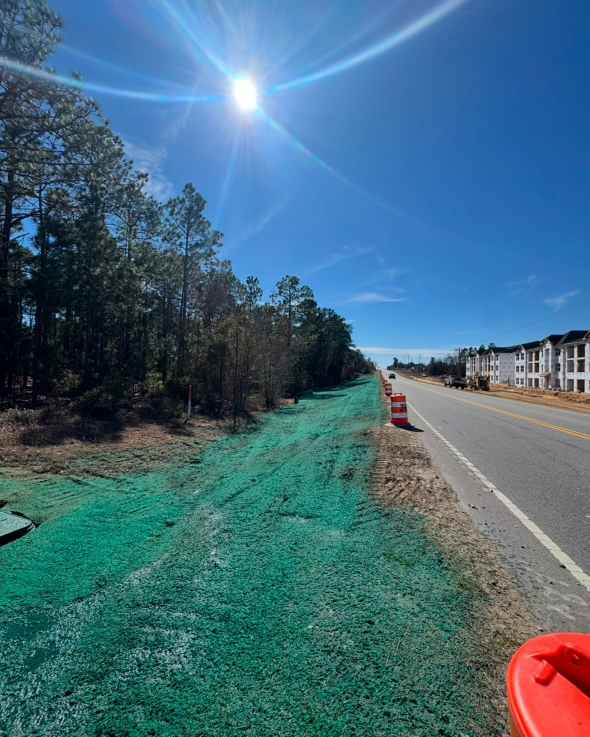
#> input picture axiom-backups/2026-11-13-comers-landscaping/originals/comers-001.jpg, 1179 x 1473 px (shown at 1/2 size)
$ python -i intake.py   (imports and definitions only)
#> lines starting #> are read from the running program, lines starting #| are printed output that depends on the picture
#!/usr/bin/env python3
"""Bulk intake for Jenny's media drop (Fence It Up demo).

usage: python3 -I tools/intake.py <zip-or-folder> [<zip-or-folder> ...]

  - Unzips each input into originals/<input-name>/ (never modified afterwards).
  - Walks every photo (jpg/jpeg/png/webp/heic/heif) and video (mp4/mov/m4v/webm).
  - Maps files to their source post when an Instagram data export is present
    (any posts_*.json / reels.json / stories.json under the export):
    post date, caption and carousel position. Camera-roll files fall back to EXIF / file date.
  - Scores photos: resolution plus sharpness (Laplacian variance on a 1024px copy).
  - Removes duplicates: perceptual hash (photos) and duration + middle-frame hash (videos);
    the highest-resolution / highest-bitrate copy wins, the others are marked dup_of.
  - Writes inventory.tsv and contact sheets in review/ (numbered tiles, so a shortlist can name them).
"""
import csv, hashlib, json, os, subprocess, sys, zipfile
from datetime import datetime, timezone
from pathlib import Path

from PIL import Image, ImageDraw, ImageFilter, ImageOps, ImageStat
import imagehash
import pillow_heif

# [1 line not run here, left out]
ROOT = Path(__file__).resolve().parent.parent
ORIG, REVIEW = ROOT / "originals", ROOT / "review"
PHOTO = {".jpg", ".jpeg", ".png", ".webp", ".heic", ".heif"}
VIDEO = {".mp4", ".mov", ".m4v", ".webm"}


# [55 lines left out: functions fix_text, unpack, post_index, not called in this run]


def photo_info(p: Path):
    im = Image.open(p)
#> im is the input picture: PIL image 1179x1473 RGB; mean R, G, B 66.5, 106.3, 124.8
    exif_date = ""
    try:
        exif_date = (im.getexif().get(306) or "")[:10].replace(":", "-")
#> exif_date = ''
    except Exception:
        pass
    im = ImageOps.exif_transpose(im).convert("RGB")
    w, h = im.size
#> w = 1179; h = 1473
    small = im.copy()
    small.thumbnail((1024, 1024))
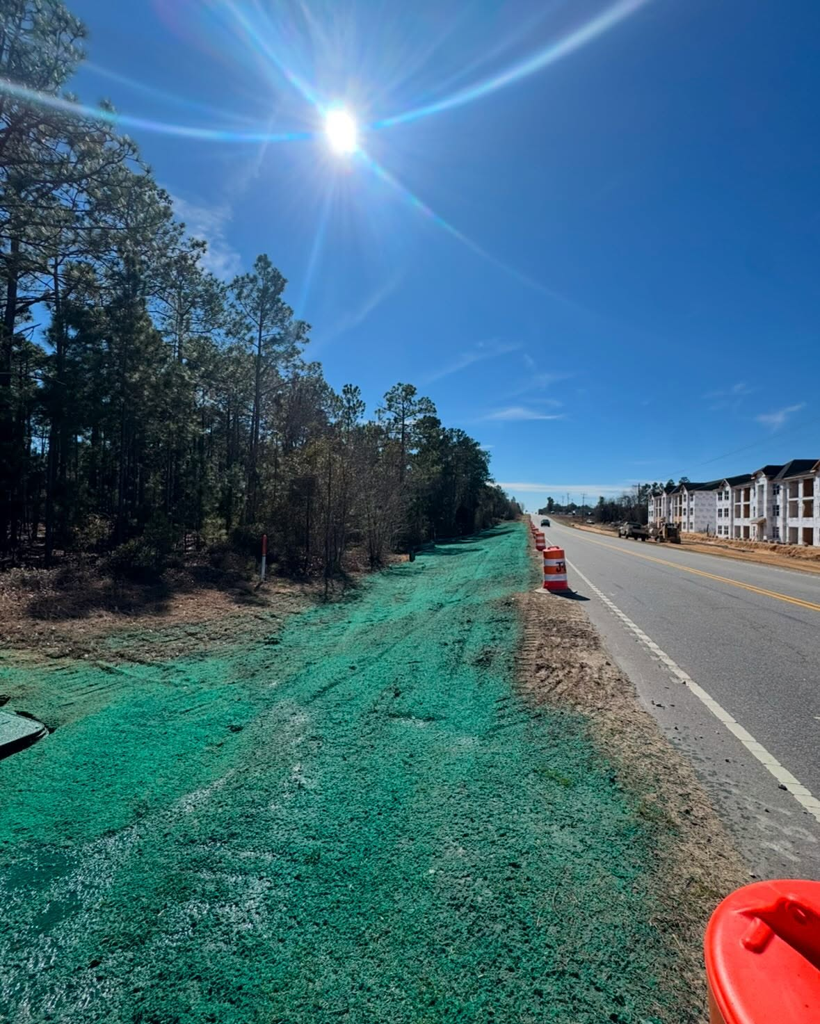
#> small: PIL image 820x1024 RGB; mean R, G, B 66.5, 106.3, 124.8
    lap = small.convert("L").filter(ImageFilter.Kernel((3, 3), [0, 1, 0, 1, -4, 1, 0, 1, 0], 1, 128))
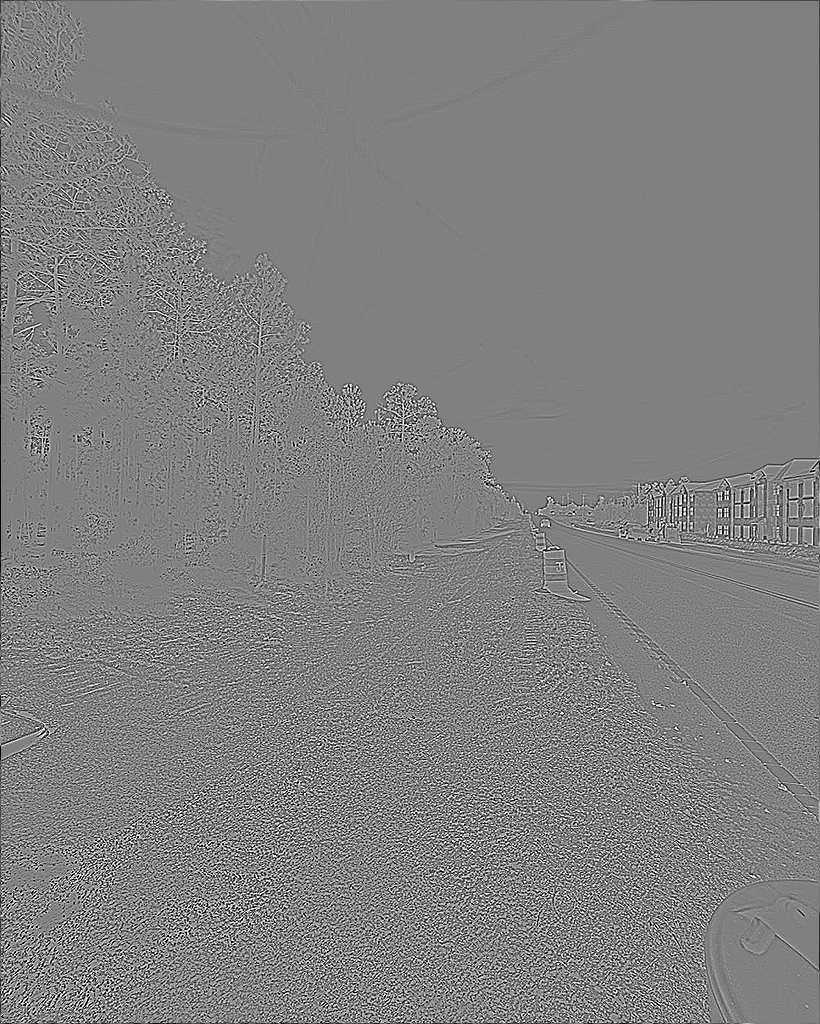
#> lap: PIL image 820x1024 L; min 0, max 255, mean 127.8
    sharp = ImageStat.Stat(lap).var[0]
#> sharp = 1235.2
    bright = ImageStat.Stat(small.convert("L")).mean[0]
#> bright = 96.52
#> (the run stopped early here; a loop or call above may not have finished)

$ run again, on axiom-backups/2026-11-13-comers-landscaping/originals/comers-005.jpg
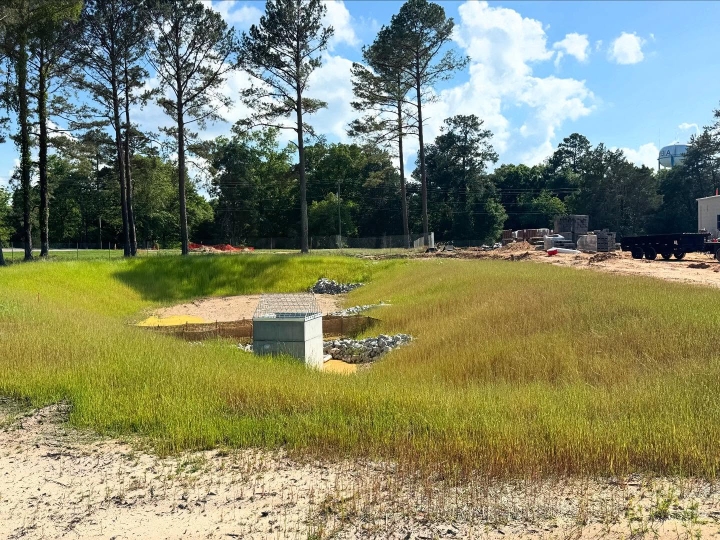
#> input picture axiom-backups/2026-11-13-comers-landscaping/originals/comers-005.jpg, 1440 x 1080 px (shown at 1/2 size)
#> in photo_info, im is the input picture: PIL image 1440x1080 RGB; mean R, G, B 131.2, 135, 104.8
#> exif_date = ''
#> in photo_info, `small.thumbnail((1024, 1024))`:
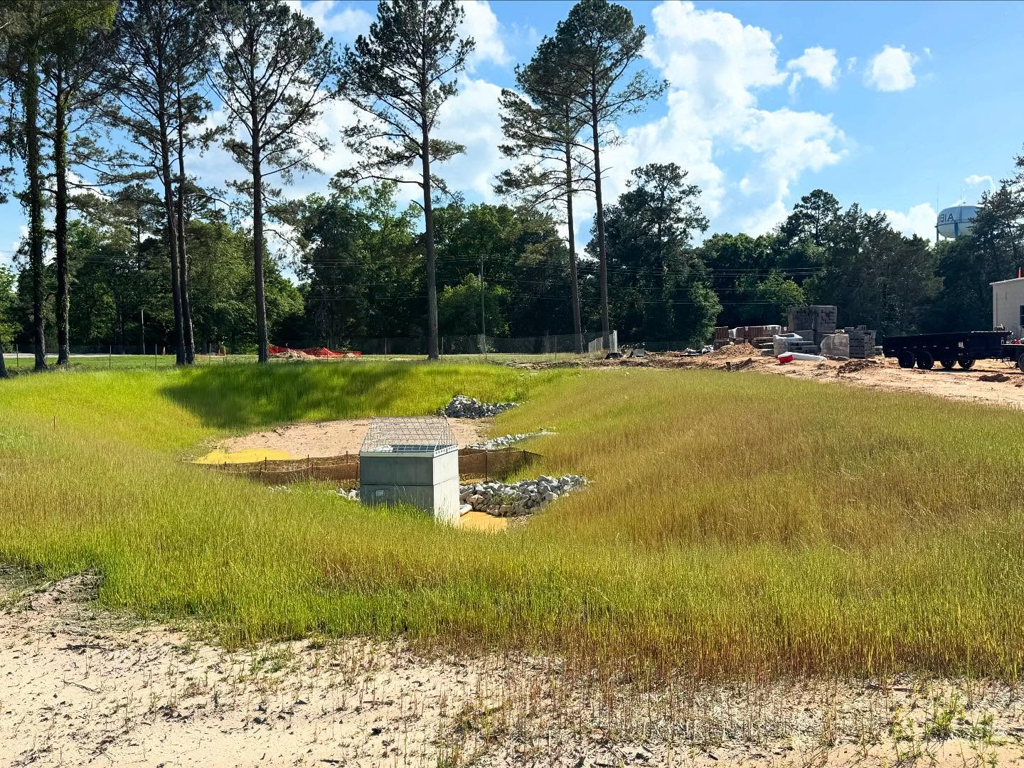
#> small: PIL image 1024x768 RGB; mean R, G, B 131.2, 135, 104.8
#> in photo_info, `lap = small.convert("L").filter(ImageFilter.Kernel((3, 3), [0, 1, 0, 1..`:
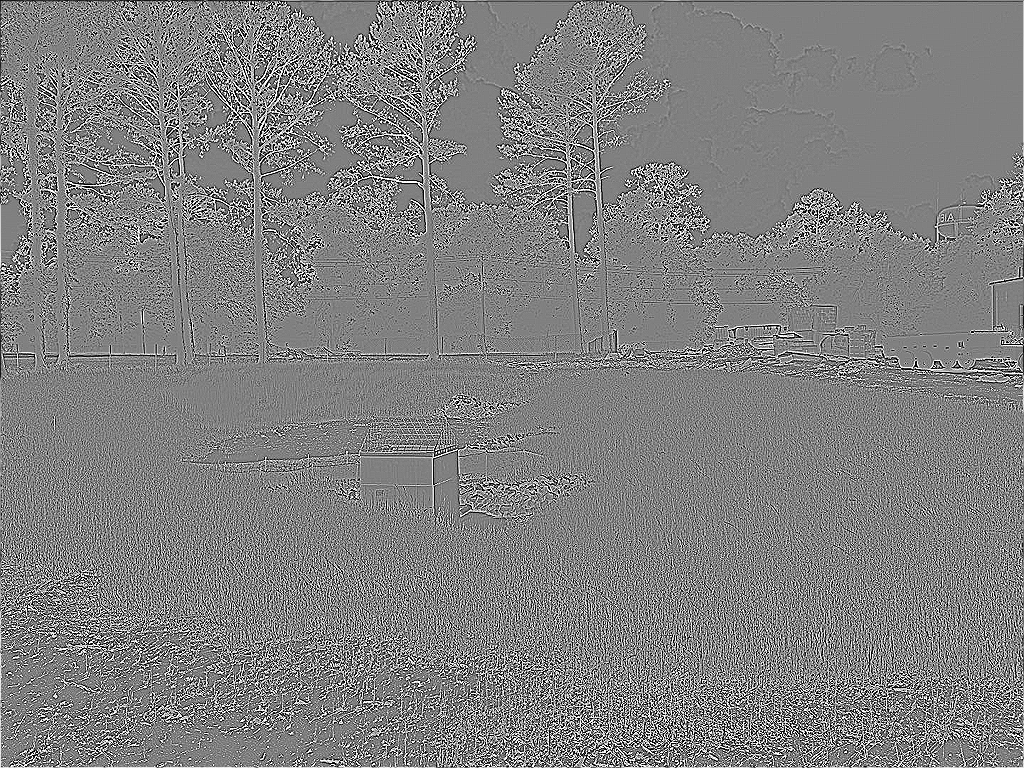
#> lap: PIL image 1024x768 L; min 0, max 255, mean 128.2
#> sharp = 3630.3
#> bright = 130.4

$ run again, on axiom-backups/2026-11-13-comers-landscaping/originals/comers-006.jpg
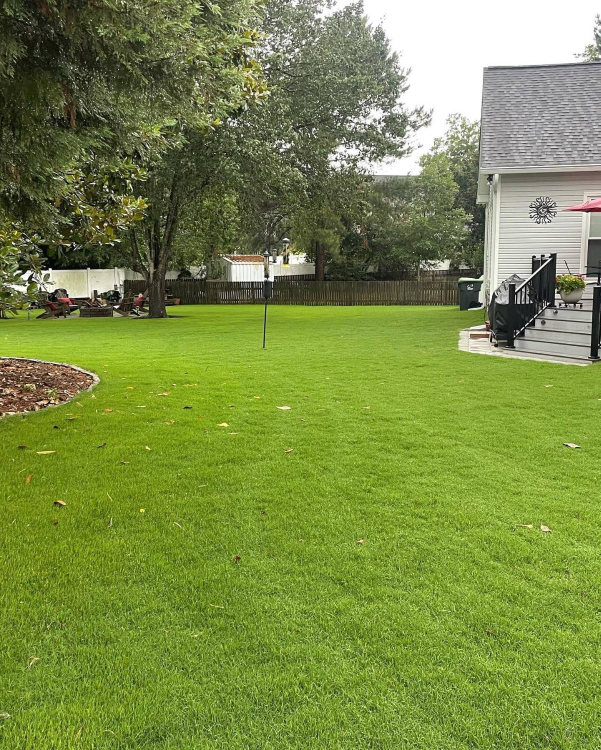
#> input picture axiom-backups/2026-11-13-comers-landscaping/originals/comers-006.jpg, 1201 x 1500 px (shown at 1/2 size)
#> in photo_info, im is the input picture: PIL image 1201x1500 RGB; mean R, G, B 122.4, 140.1, 70.8
#> exif_date = ''
#> in photo_info, `small.thumbnail((1024, 1024))`:
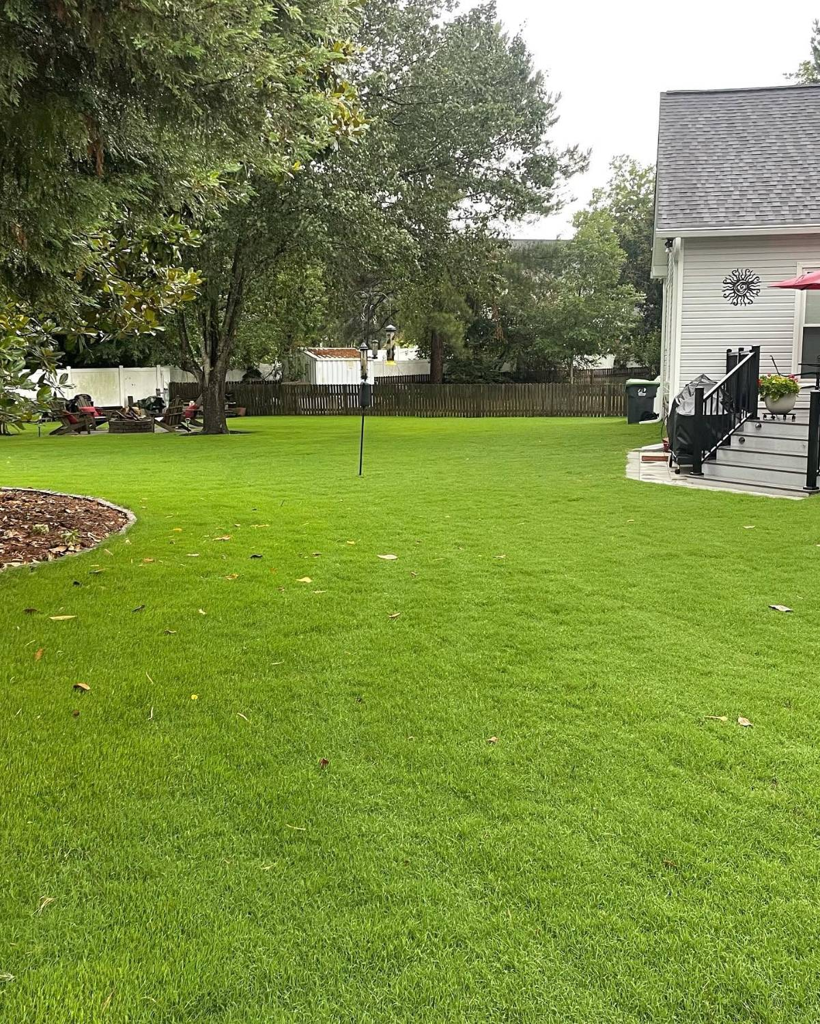
#> small: PIL image 820x1024 RGB; mean R, G, B 122.4, 140.1, 70.8
#> in photo_info, `lap = small.convert("L").filter(ImageFilter.Kernel((3, 3), [0, 1, 0, 1..`:
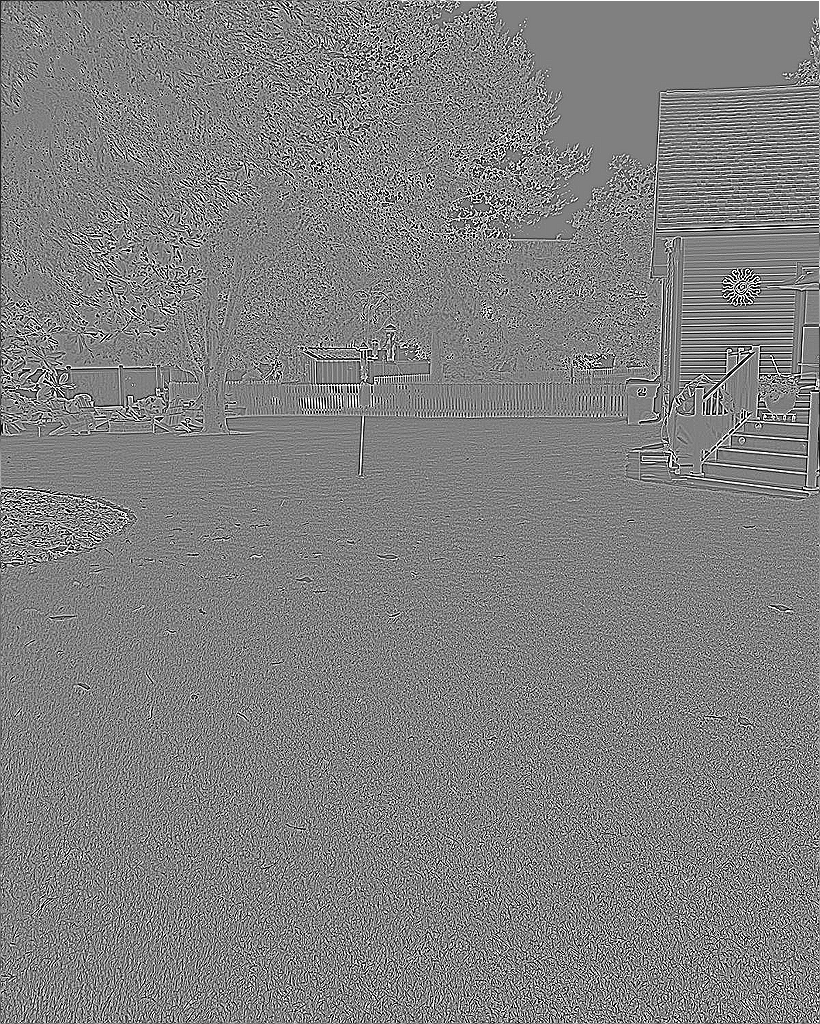
#> lap: PIL image 820x1024 L; min 0, max 255, mean 128.4
#> sharp = 3243
#> bright = 126.9

$ run again, on axiom-backups/2026-11-13-comers-landscaping/originals/comers-007.jpg
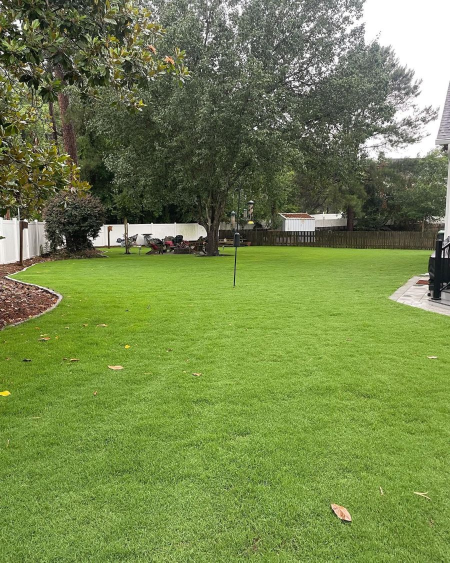
#> input picture axiom-backups/2026-11-13-comers-landscaping/originals/comers-007.jpg, 900 x 1125 px (shown at 1/2 size)
#> in photo_info, im is the input picture: PIL image 900x1125 RGB; mean R, G, B 116.4, 134.4, 77
#> exif_date = ''
#> in photo_info, `small.thumbnail((1024, 1024))`:
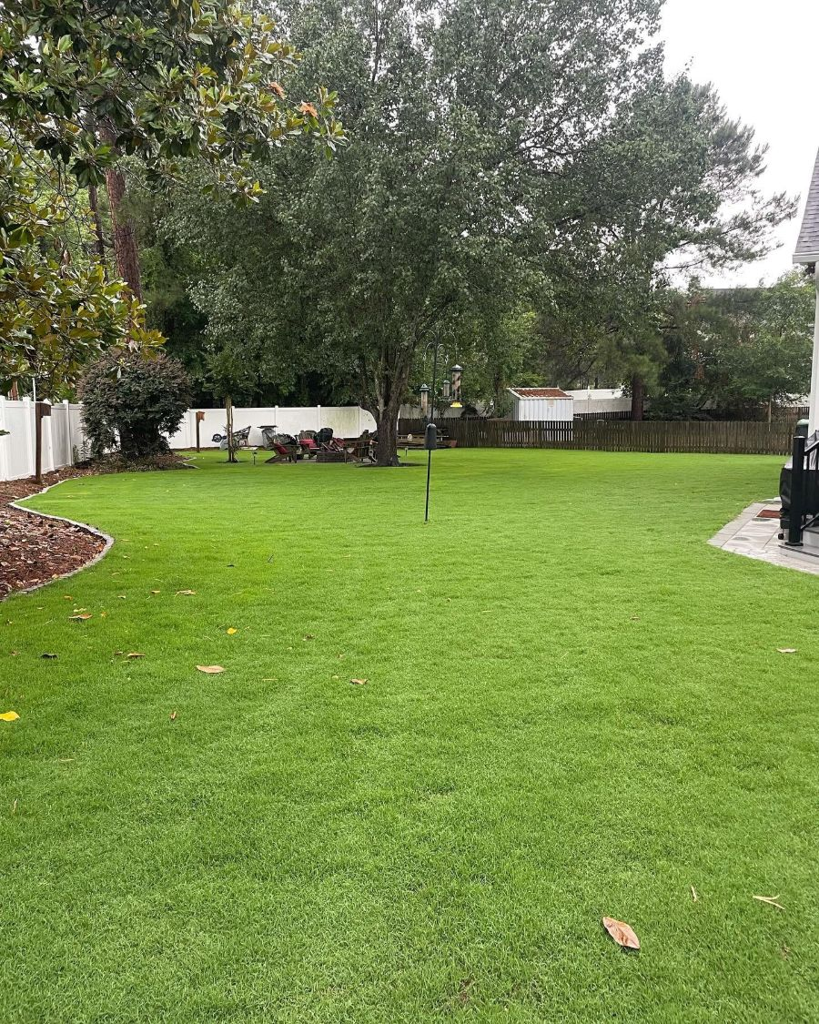
#> small: PIL image 819x1024 RGB; mean R, G, B 116.4, 134.4, 77
#> in photo_info, `lap = small.convert("L").filter(ImageFilter.Kernel((3, 3), [0, 1, 0, 1..`:
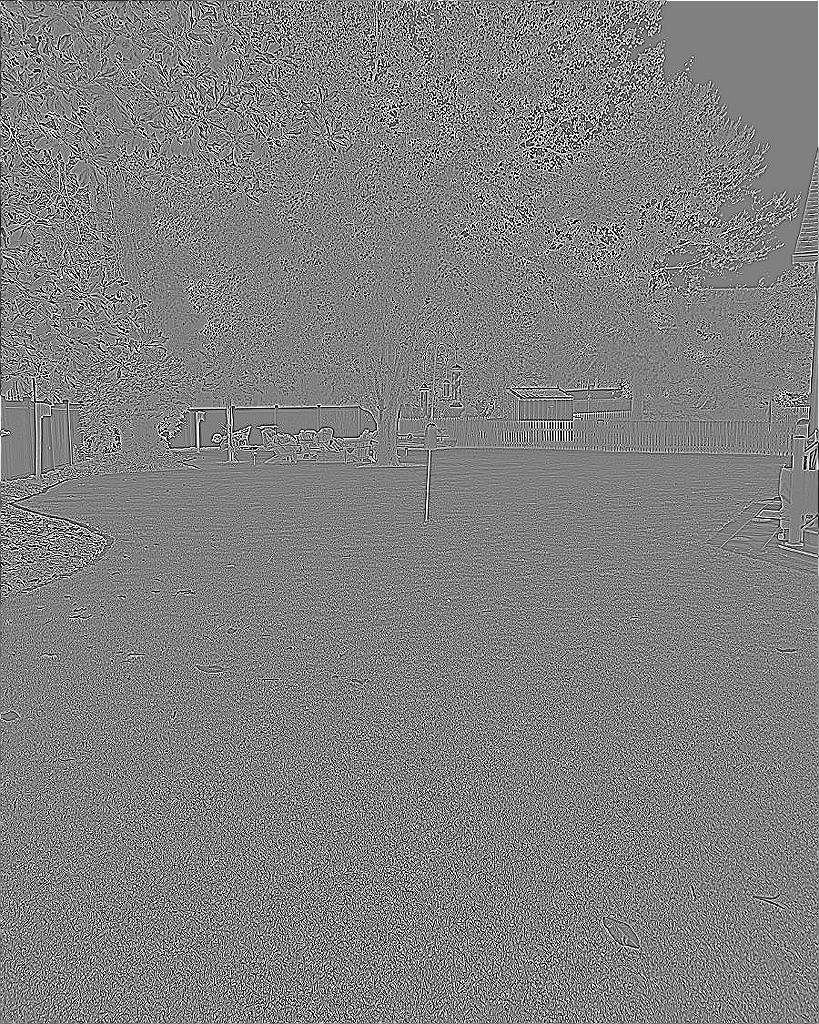
#> lap: PIL image 819x1024 L; min 0, max 255, mean 128.6
#> sharp = 3559.8
#> bright = 122.5
